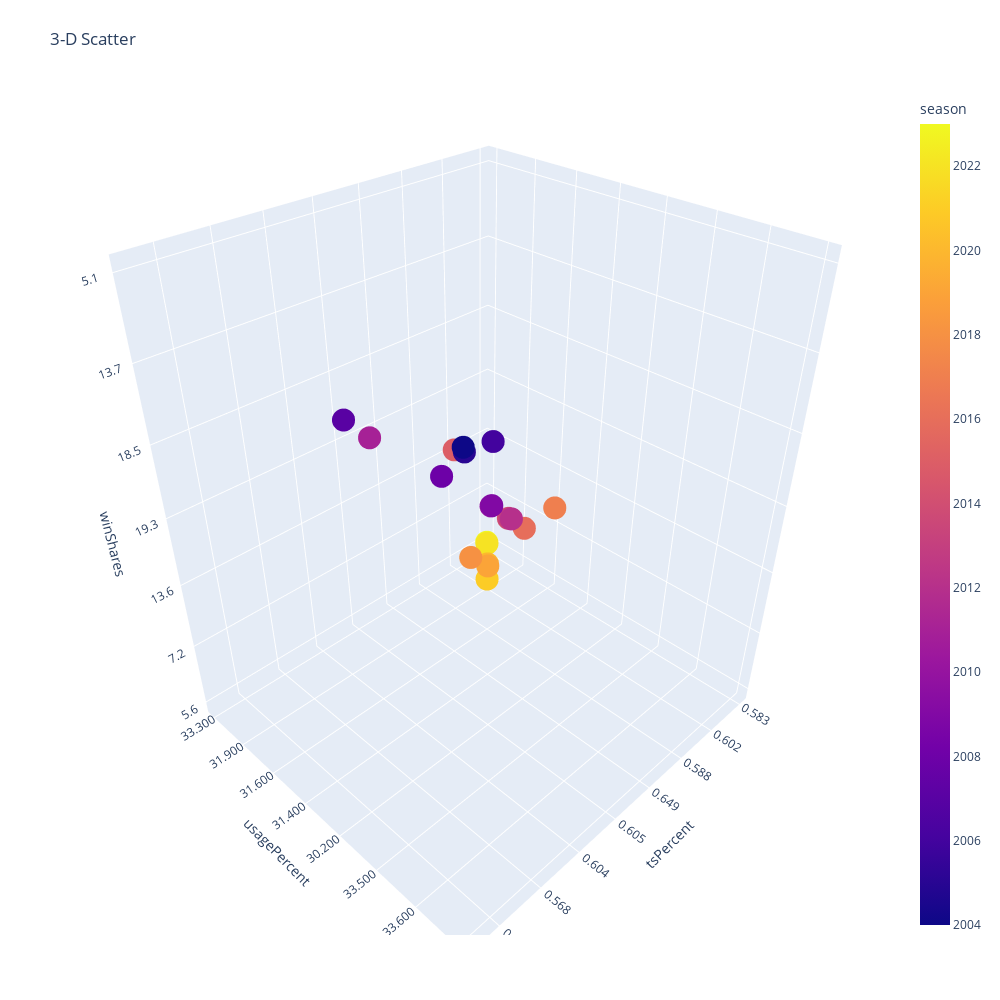

Notebook source saved alongside this figure:
### Code cell
import ipywidgets as widgets
from IPython.display import display

kobe_df = pd.DataFrame(data_advanced)

def plot_radar(season):
    # Filter by season
    season_data = kobe_df[kobe_df['season'] == season]
    

def plot_three_dimension():
    fig = px.scatter_3d(data_advanced, x='tsPercent', y='usagePercent', z='winShares', color='season')
    fig.update_layout(title='3-D Scatter', autosize=False, width=1000, height=1000, margin=dict(l=65, r=50, b=65, t=90))
    
    fig.show()
    
    
plot_three_dimension()

### Figure 1 — Plotly figure (JSON) as saved in the notebook; plotly's stock layout.template omitted (floating-point values rounded to 4 significant figures)
{"data": [{"hovertemplate": "tsPercent=%{x}<br>usagePercent=%{y}<br>winShares=%{z}<br>season=%{marker.color}<extra></extra>", "legendgroup": "", "marker": {"color": [2023, 2022, 2021, 2020, 2019, 2018, 2017, 2016, 2015, 2014, 2013, 2012, 2011, 2010, 2009, 2008, 2007, 2006, 2005, 2004], "coloraxis": "coloraxis", "symbol": "circle"}, "mode": "markers", "name": "", "scene": "scene", "showlegend": false, "type": "scatter3d", "x": ["0.583", "0.619", "0.602", "0.577", "0.588", "0.621", "0.619", "0.588", "0.577", "0.649", "0.640", "0.605", "0.594", "0.604", "0.591", "0.568", "0.552", "0.568", "0.554", "0.488"], "y": ["33.300", "32.300", "31.900", "31.500", "31.600", "31.600", "30.000", "31.400", "32.300", "31.000", "30.200", "32.000", "31.500", "33.500", "33.800", "33.500", "31.000", "33.600", "29.700", "28.200"], "z": ["5.6", "7.5", "5.6", "9.8", "7.2", "14.0", "12.9", "13.6", "10.4", "15.9", "19.3", "14.5", "15.6", "18.5", "20.3", "15.2", "13.7", "16.3", "14.3", "5.1"]}], "layout": {"autosize": false, "coloraxis": {"colorbar": {"title": {"text": "season"}}, "colorscale": [[0, "#0d0887"], [0.1111, "#46039f"], [0.2222, "#7201a8"], [0.3333, "#9c179e"], [0.4444, "#bd3786"], [0.5556, "#d8576b"], [0.6667, "#ed7953"], [0.7778, "#fb9f3a"], [0.8889, "#fdca26"], [1, "#f0f921"]]}, "height": 1000, "legend": {"tracegroupgap": 0}, "margin": {"b": 65, "l": 65, "r": 50, "t": 90}, "scene": {"domain": {"x": [0, 1], "y": [0, 1]}, "xaxis": {"title": {"text": "tsPercent"}}, "yaxis": {"title": {"text": "usagePercent"}}, "zaxis": {"title": {"text": "winShares"}}}, "title": {"text": "3-D Scatter"}, "width": 1000}}
